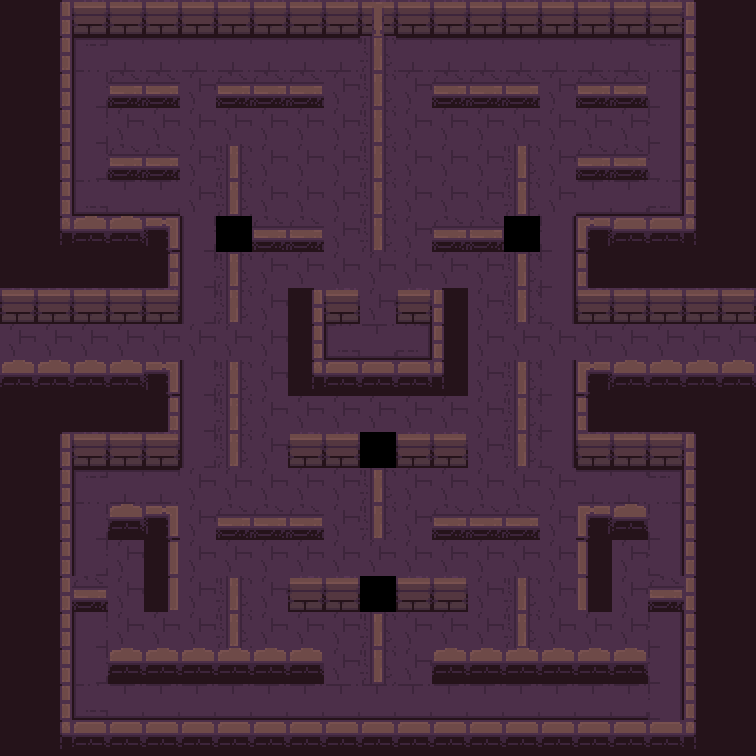

This is a level from a 2D game, rendered from its Tiled map with the project's own tilesets. A one-line summary and the complete map file follow:
An orthogonal 21x21 tile map with 36x36 px tiles, 2 tile layers (ground, wallsDrawing) and 56 objects.

<map version="1.8" tiledversion="1.8.2" orientation="orthogonal" renderorder="right-down" width="21" height="21" tilewidth="36" tileheight="36" infinite="0" nextlayerid="4" nextobjectid="64">
 <editorsettings>
  <export target="newMap.lua" format="lua" />
 </editorsettings>
 <tileset firstgid="1" name="dungeon sei la" tilewidth="36" tileheight="36" tilecount="28" columns="7">
  <image source="../assets/dungeonTileset.png" width="252" height="144" />
 </tileset>
 <layer id="1" name="ground" width="21" height="21">
  <data encoding="csv">
0,0,0,0,0,0,0,0,0,0,0,0,0,0,0,0,0,0,0,0,0,
0,0,0,0,0,0,0,0,0,0,0,0,0,0,0,0,0,0,0,0,0,
0,0,0,0,0,0,0,0,0,0,0,0,0,0,0,0,0,0,0,0,0,
0,0,0,0,0,0,0,0,0,0,0,0,0,0,0,0,0,0,0,0,0,
0,0,0,0,0,0,0,0,0,0,0,0,0,0,0,0,0,0,0,0,0,
0,0,0,0,0,0,0,0,0,0,0,0,0,0,0,0,0,0,0,0,0,
0,0,0,0,0,0,0,0,0,0,0,0,0,0,0,0,0,0,0,0,0,
0,0,0,0,0,0,0,0,0,0,0,0,0,0,0,0,0,0,0,0,0,
0,0,0,0,0,0,0,0,0,0,0,0,0,0,0,0,0,0,0,0,0,
0,0,0,0,0,0,0,0,0,0,0,0,0,0,0,0,0,0,0,0,0,
0,0,0,0,0,0,0,0,0,0,0,0,0,0,0,0,0,0,0,0,0,
0,0,0,0,0,0,0,0,0,0,0,0,0,0,0,0,0,0,0,0,0,
0,0,0,0,0,0,0,0,0,0,0,0,0,0,0,0,0,0,0,0,0,
0,0,0,0,0,0,0,0,0,0,0,0,0,0,0,0,0,0,0,0,0,
0,0,0,0,0,0,0,0,0,0,0,0,0,0,0,0,0,0,0,0,0,
0,0,0,0,8,0,0,0,0,0,0,0,0,0,0,0,0,0,0,0,0,
0,0,0,0,8,0,0,0,0,0,0,0,0,0,0,0,0,0,0,0,0,
0,0,0,0,0,0,0,0,0,0,0,0,0,0,0,0,0,0,0,0,0,
0,0,0,0,0,0,0,0,0,0,0,0,0,0,0,0,0,0,0,0,0,
0,0,0,0,0,0,0,0,0,0,0,0,0,0,0,0,0,0,0,0,0,
0,0,0,0,0,0,0,0,0,0,0,0,0,0,0,0,0,0,0,0,0
</data>
 </layer>
 <layer id="3" name="wallsDrawing" width="21" height="21">
  <data encoding="csv">
9,1,2,2,2,2,2,2,2,2,24,2,2,2,2,2,2,2,2,3,9,
9,1,4,5,5,5,5,5,5,5,26,5,5,5,5,5,5,5,6,3,9,
9,1,11,27,27,12,27,27,27,12,26,12,27,27,27,12,27,27,13,3,9,
9,1,11,12,12,12,12,12,12,12,26,12,12,12,12,12,12,12,13,3,9,
9,1,11,27,27,12,26,12,12,12,26,12,12,12,26,12,27,27,13,3,9,
9,1,18,19,19,12,26,12,12,12,26,12,12,12,26,12,19,19,20,3,9,
9,15,25,25,23,11,21,27,27,12,26,12,27,27,14,13,22,16,16,17,9,
9,9,9,9,1,11,26,12,12,12,12,12,12,12,26,13,3,9,9,9,9,
2,2,2,2,2,11,26,12,1,2,12,2,3,12,26,13,2,2,2,2,2,
12,12,12,12,12,12,12,12,1,18,19,20,3,12,12,12,12,12,12,12,12,
25,25,25,25,23,11,26,12,15,16,16,16,17,12,26,13,22,25,25,25,25,
9,9,9,9,1,11,26,12,12,12,12,12,12,12,26,13,3,9,9,9,9,
9,1,2,2,2,11,26,12,2,2,7,2,2,12,26,13,2,2,2,3,9,
9,1,4,5,5,12,12,12,12,12,26,12,12,12,12,12,5,5,6,3,9,
9,1,11,25,23,12,27,27,27,12,26,12,27,27,27,12,22,25,13,3,9,
9,1,11,12,8,12,12,12,12,12,12,12,12,12,12,12,10,12,13,3,9,
9,1,27,12,8,12,26,12,2,2,7,2,2,12,26,12,10,12,27,3,9,
9,1,11,12,12,12,26,12,12,12,26,12,12,12,26,12,12,12,13,3,9,
9,1,11,25,25,25,25,25,25,12,26,12,25,25,25,25,25,25,13,3,9,
9,1,18,19,19,19,19,19,19,19,19,19,19,19,19,19,19,19,13,3,9,
9,15,16,16,16,16,16,16,16,16,16,16,16,16,16,16,16,16,16,17,9
</data>
 </layer>
 <objectgroup id="2" name="Walls">
  <object id="5" x="108" y="72" width="72" height="36" />
  <object id="6" x="216" y="72" width="108" height="36" />
  <object id="7" x="108" y="144" width="72" height="36" />
  <object id="8" x="216" y="144" width="36" height="180" />
  <object id="9" x="252" y="216" width="72" height="36" />
  <object id="10" x="360" y="36" width="36" height="216" />
  <object id="12" x="72" y="0" width="612" height="36" />
  <object id="13" x="36" y="0" width="36" height="252" />
  <object id="14" x="72" y="216" width="108" height="36" />
  <object id="15" x="0" y="288" width="180" height="36" />
  <object id="16" x="144" y="252" width="36" height="36" />
  <object id="17" x="0" y="360" width="180" height="36" />
  <object id="18" x="-36" y="288" width="36" height="36" />
  <object id="19" x="-36" y="360" width="36" height="36" />
  <object id="20" x="756" y="288" width="36" height="36" />
  <object id="21" x="756" y="360" width="36" height="36" />
  <object id="22" x="144" y="396" width="36" height="36" />
  <object id="23" x="36" y="432" width="144" height="36" />
  <object id="25" x="36" y="468" width="36" height="288" />
  <object id="26" x="72" y="720" width="612" height="36" />
  <object id="27" x="684" y="468" width="36" height="288" />
  <object id="28" x="576" y="432" width="144" height="36" />
  <object id="29" x="576" y="360" width="180" height="36" />
  <object id="30" x="576" y="288" width="180" height="36" />
  <object id="31" x="576" y="216" width="144" height="36" />
  <object id="32" x="684" y="0" width="36" height="216" />
  <object id="33" x="576" y="252" width="36" height="36" />
  <object id="34" x="576" y="396" width="36" height="36" />
  <object id="35" x="648" y="576" width="36" height="36" />
  <object id="36" x="576" y="504" width="72" height="36" />
  <object id="37" x="576" y="540" width="36" height="72" />
  <object id="38" x="504" y="576" width="36" height="72" />
  <object id="39" x="432" y="648" width="216" height="36" />
  <object id="40" x="288" y="576" width="180" height="36" />
  <object id="41" x="360" y="612" width="36" height="72" />
  <object id="42" x="108" y="648" width="216" height="36" />
  <object id="43" x="216" y="576" width="36" height="72" />
  <object id="44" x="72" y="576" width="36" height="36" />
  <object id="45" x="108" y="504" width="72" height="36" />
  <object id="46" x="144" y="540" width="36" height="72" />
  <object id="47" x="216" y="504" width="108" height="36" />
  <object id="48" x="216" y="360" width="36" height="108" />
  <object id="49" x="288" y="432" width="180" height="36" />
  <object id="50" x="360" y="468" width="36" height="72" />
  <object id="51" x="432" y="504" width="108" height="36" />
  <object id="52" x="504" y="360" width="36" height="108" />
  <object id="53" x="432" y="216" width="72" height="36" />
  <object id="54" x="504" y="144" width="36" height="180" />
  <object id="55" x="432" y="72" width="108" height="36" />
  <object id="56" x="576" y="72" width="72" height="36" />
  <object id="57" x="576" y="144" width="72" height="36" />
  <object id="58" x="324" y="288" width="36" height="36" />
  <object id="59" x="396" y="288" width="36" height="36" />
  <object id="60" x="432" y="288" width="36" height="108" />
  <object id="62" x="288" y="288" width="36" height="108" />
  <object id="63" x="324" y="360" width="108" height="36" />
 </objectgroup>
</map>